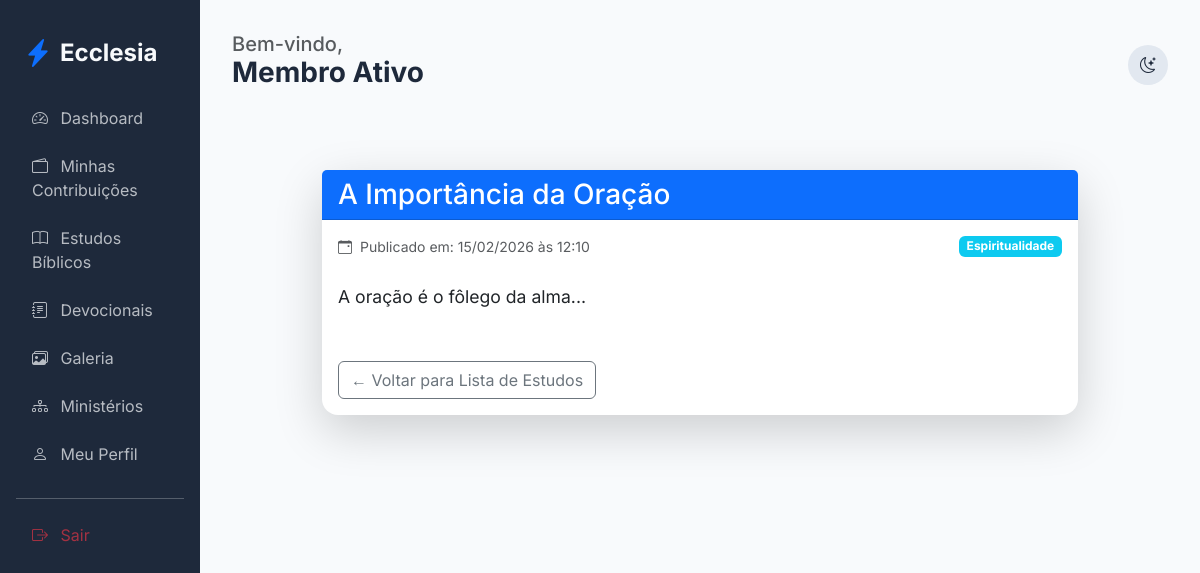
Page /edification/study/1 (signed in) on the earlier database version.
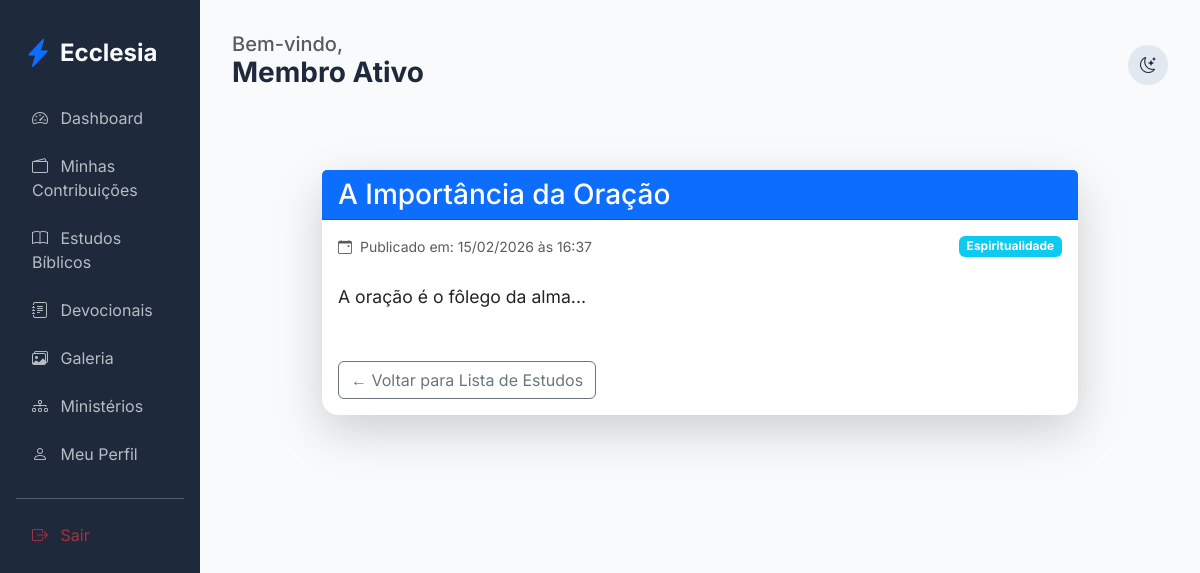
Same page on the later database version.
### app/core/models.py (models this page shows)
class Study(db.Model):
    id = db.Column(db.Integer, primary_key=True)
    title = db.Column(db.String(200), nullable=False)
    content = db.Column(db.Text, nullable=False)
    category = db.Column(db.String(50), default='Geral')
    author_id = db.Column(db.Integer, db.ForeignKey('user.id'))
    created_at = db.Column(db.DateTime, default=datetime.utcnow)
    questions = db.relationship('StudyQuestion', backref='study', lazy=True)

### app/modules/edification/routes.py (the view)
@edification_bp.route('/study/<int:id>')
@login_required
def study_detail(id):
    study = Study.query.get_or_404(id)
    return render_template('edification/study_detail.html', study=study)

### app/templates/edification/study_detail.html (shortened to what this page needs)
{% extends "base.html" %}
{% block content %}
<div class="container py-5">
    <div class="row justify-content-center">
        <div class="col-lg-10">
            <div class="card border-0 shadow-lg">
                <div class="card-header bg-primary text-white">
                    <h3 class="mb-0">{{ study.title }}</h3>
                </div>
                <div class="card-body">
                    <div class="d-flex justify-content-between mb-4">
                        <small class="text-muted">
                            <i class="bi bi-calendar-event me-1"></i>
                            Publicado em: {{ study.created_at.strftime('%d/%m/%Y às %H:%M') }}
                        </small>
                        <span class="badge bg-info">{{ study.category }}</span>
                    </div>
                    <div class="study-content mb-5">
                        {{ study.content | safe }}
                    </div>
                    <div class="mt-5">
                        <a href="{{ url_for('edification.studies') }}" class="btn btn-outline-secondary">
                            ← Voltar para Lista de Estudos
                        </a>
                    </div>
                </div>
            </div>
        </div>
    </div>
</div>
{% endblock %}

Differences in the rows shown:
changed Study "A Importância da Oração": created_at "15/02/2026 às 12:10" → "15/02/2026 às 16:37"
